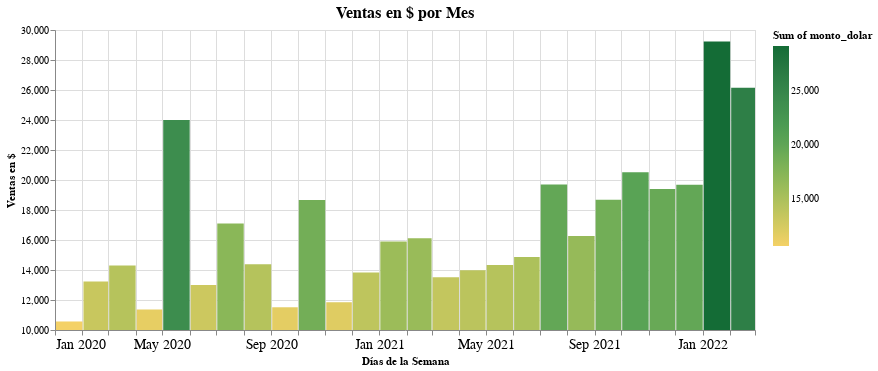

The notebook cell this image was saved under:
### Code cell
barras = alt.Chart(df_ventas_dol).mark_bar().encode(
                x=alt.X('yearmonth(fecha):T', title='Días de la Semana', axis = alt.Axis(labelAngle=0, labelFontSize=14)),
                y=alt.Y('sum(monto_dolar):Q', title = 'Ventas en $', scale=alt.Scale(zero=False), 
                  axis = alt.Axis(grid=True, titleAnchor='middle', titleAngle = 270, labelFontSize=10)),
                color=alt.Color(
                    'sum(monto_dolar):Q', scale=alt.Scale(scheme='goldgreen')),
                tooltip=[
                    alt.Tooltip('yearmonth(fecha):T', title='Día'),
                    alt.Tooltip('sum(monto_dolar):Q', title='Ventas en $'),
                    alt.Tooltip('sum(cantidad):Q', title='Volumen de Venta')],
                ).properties(title='Ventas en $ por Mes',
                             width=700, 
                             height=300
                ).configure_title(
                    fontSize = 16,
                    anchor = 'middle',
                ).interactive()
barras

### Figure 1 — Vega-Lite specification as saved in the notebook (floating-point values rounded to 4 significant figures; data arrays with more than 128 entries replaced by an {"elided": "..."} marker saying what was removed)
{"config": {"view": {"continuousWidth": 400, "continuousHeight": 300}, "title": {"anchor": "middle", "fontSize": 16}}, "data": {"name": "data-a7ec29a1c52efe8cf6aaf89c57d87266"}, "mark": "bar", "encoding": {"color": {"aggregate": "sum", "field": "monto_dolar", "scale": {"scheme": "goldgreen"}, "type": "quantitative"}, "tooltip": [{"field": "fecha", "timeUnit": "yearmonth", "title": "Día", "type": "temporal"}, {"aggregate": "sum", "field": "monto_dolar", "title": "Ventas en $", "type": "quantitative"}, {"aggregate": "sum", "field": "cantidad", "title": "Volumen de Venta", "type": "quantitative"}], "x": {"axis": {"labelAngle": 0, "labelFontSize": 14}, "field": "fecha", "timeUnit": "yearmonth", "title": "Días de la Semana", "type": "temporal"}, "y": {"aggregate": "sum", "axis": {"grid": true, "labelFontSize": 10, "titleAnchor": "middle", "titleAngle": 270}, "field": "monto_dolar", "scale": {"zero": false}, "title": "Ventas en $", "type": "quantitative"}}, "height": 300, "selection": {"selector006": {"type": "interval", "bind": "scales", "encodings": ["x", "y"]}}, "title": "Ventas en $ por Mes", "width": 700, "$schema": "https://vega.github.io/schema/vega-lite/v4.17.0.json", "datasets": {"data-a7ec29a1c52efe8cf6aaf89c57d87266": {"elided": "612 records"}}}
